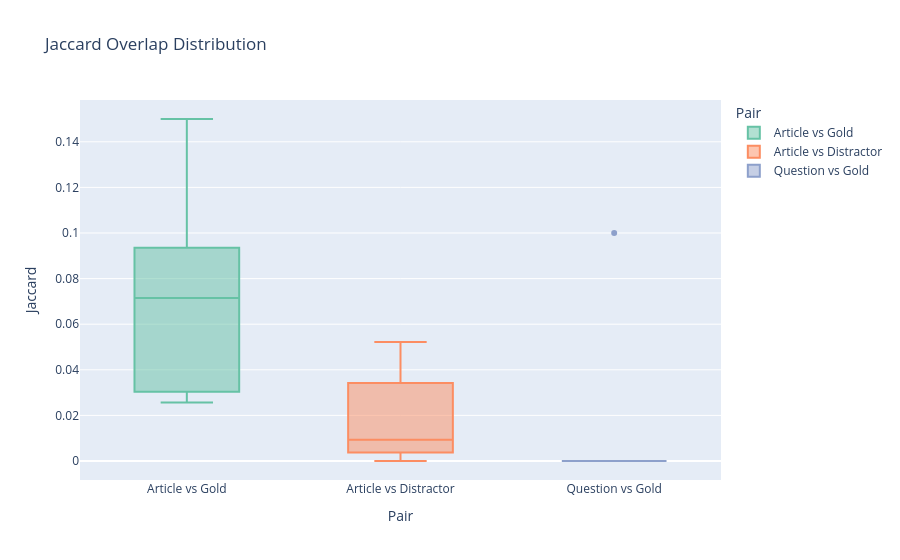

Notebook cell for this chart:
### Markdown cell above
## 7. Lexical Overlap Analysis

We compute the **Jaccard overlap** between:
- Article tokens vs. gold answer tokens
- Article tokens vs. distractor (wrong answer) tokens
- Question tokens vs. gold answer tokens

This reveals how much word-level signal exists for the verifier.

### Code cell
def jaccard(a, b):
    sa, sb = set(a), set(b)
    if not sa and not sb:
        return 0.0
    return len(sa & sb) / len(sa | sb)

overlap_article_gold = []
overlap_article_distractor = []
overlap_question_gold = []

for _, row in df.iterrows():
    a_tok = tokenize(row['article'])
    q_tok = tokenize(row['question'])
    gold_letter = str(row['answer']).strip().upper()
    if gold_letter not in OPTION_LETTERS:
        continue
    gold_tok = tokenize(row[gold_letter])
    
    overlap_article_gold.append(jaccard(a_tok, gold_tok))
    overlap_question_gold.append(jaccard(q_tok, gold_tok))
    
    dist_overlaps = []
    for letter in OPTION_LETTERS:
        if letter != gold_letter:
            d_tok = tokenize(row[letter])
            dist_overlaps.append(jaccard(a_tok, d_tok))
    overlap_article_distractor.append(np.mean(dist_overlaps) if dist_overlaps else 0.0)

overlap_df = pd.DataFrame({
    'Article vs Gold':       overlap_article_gold,
    'Article vs Distractor': overlap_article_distractor,
    'Question vs Gold':      overlap_question_gold,
})

print('Mean Jaccard Overlap:')
print(overlap_df.mean().round(4))
print()

fig = px.box(
    overlap_df.melt(var_name='Pair', value_name='Jaccard'),
    x='Pair', y='Jaccard',
    title='Jaccard Overlap Distribution',
    color='Pair',
    color_discrete_sequence=px.colors.qualitative.Set2,
)
fig.show()

### Figure 1 — Plotly figure (JSON) as saved in the notebook; plotly's stock layout.template omitted (floating-point values rounded to 4 significant figures)
{"data": [{"alignmentgroup": "True", "hovertemplate": "Pair=%{x}<br>Jaccard=%{y}<extra></extra>", "legendgroup": "Article vs Gold", "marker": {"color": "rgb(102,194,165)"}, "name": "Article vs Gold", "notched": false, "offsetgroup": "Article vs Gold", "orientation": "v", "showlegend": true, "type": "box", "x": ["Article vs Gold", "Article vs Gold", "Article vs Gold", "Article vs Gold", "Article vs Gold", "Article vs Gold", "Article vs Gold", "Article vs Gold"], "x0": " ", "xaxis": "x", "y": [0.06977, 0.02941, 0.1081, 0.03125, 0.07895, 0.15, 0.07317, 0.02564], "y0": " ", "yaxis": "y"}, {"alignmentgroup": "True", "hovertemplate": "Pair=%{x}<br>Jaccard=%{y}<extra></extra>", "legendgroup": "Article vs Distractor", "marker": {"color": "rgb(252,141,98)"}, "name": "Article vs Distractor", "notched": false, "offsetgroup": "Article vs Distractor", "orientation": "v", "showlegend": true, "type": "box", "x": ["Article vs Distractor", "Article vs Distractor", "Article vs Distractor", "Article vs Distractor", "Article vs Distractor", "Article vs Distractor", "Article vs Distractor", "Article vs Distractor"], "x0": " ", "xaxis": "x", "y": [0.007407, 0.01961, 0.05218, 0.01042, 0.0, 0.04881, 0.008333, 0.0], "y0": " ", "yaxis": "y"}, {"alignmentgroup": "True", "hovertemplate": "Pair=%{x}<br>Jaccard=%{y}<extra></extra>", "legendgroup": "Question vs Gold", "marker": {"color": "rgb(141,160,203)"}, "name": "Question vs Gold", "notched": false, "offsetgroup": "Question vs Gold", "orientation": "v", "showlegend": true, "type": "box", "x": ["Question vs Gold", "Question vs Gold", "Question vs Gold", "Question vs Gold", "Question vs Gold", "Question vs Gold", "Question vs Gold", "Question vs Gold"], "x0": " ", "xaxis": "x", "y": [0.1, 0.0, 0.0, 0.0, 0.0, 0.0, 0.0, 0.0], "y0": " ", "yaxis": "y"}], "layout": {"boxmode": "overlay", "legend": {"title": {"text": "Pair"}, "tracegroupgap": 0}, "title": {"text": "Jaccard Overlap Distribution"}, "xaxis": {"anchor": "y", "categoryarray": ["Article vs Gold", "Article vs Distractor", "Question vs Gold"], "categoryorder": "array", "domain": [0, 1], "title": {"text": "Pair"}}, "yaxis": {"anchor": "x", "domain": [0, 1], "title": {"text": "Jaccard"}}}}
